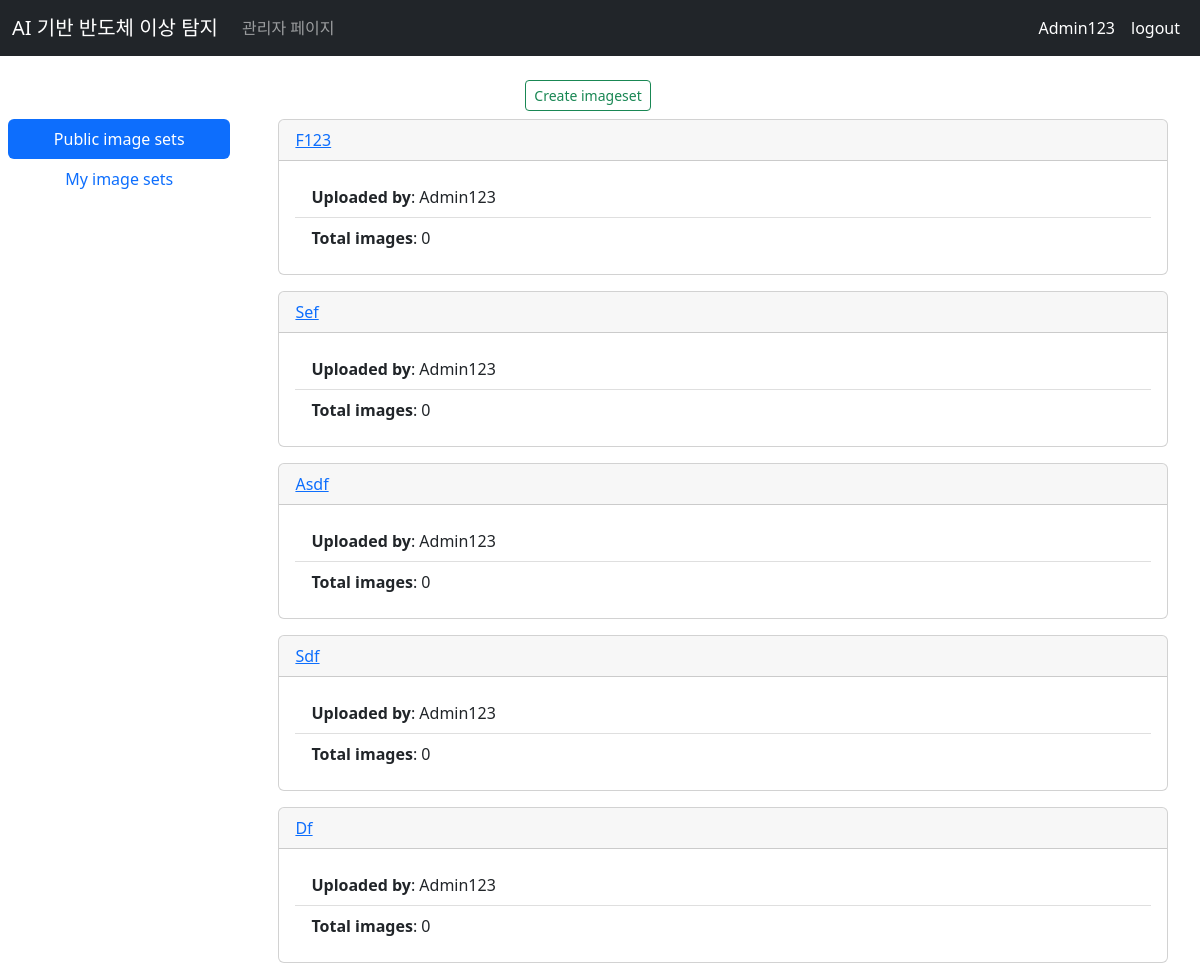
Before: /images/image_set_list/ (signed in, upper part) with the older database file.
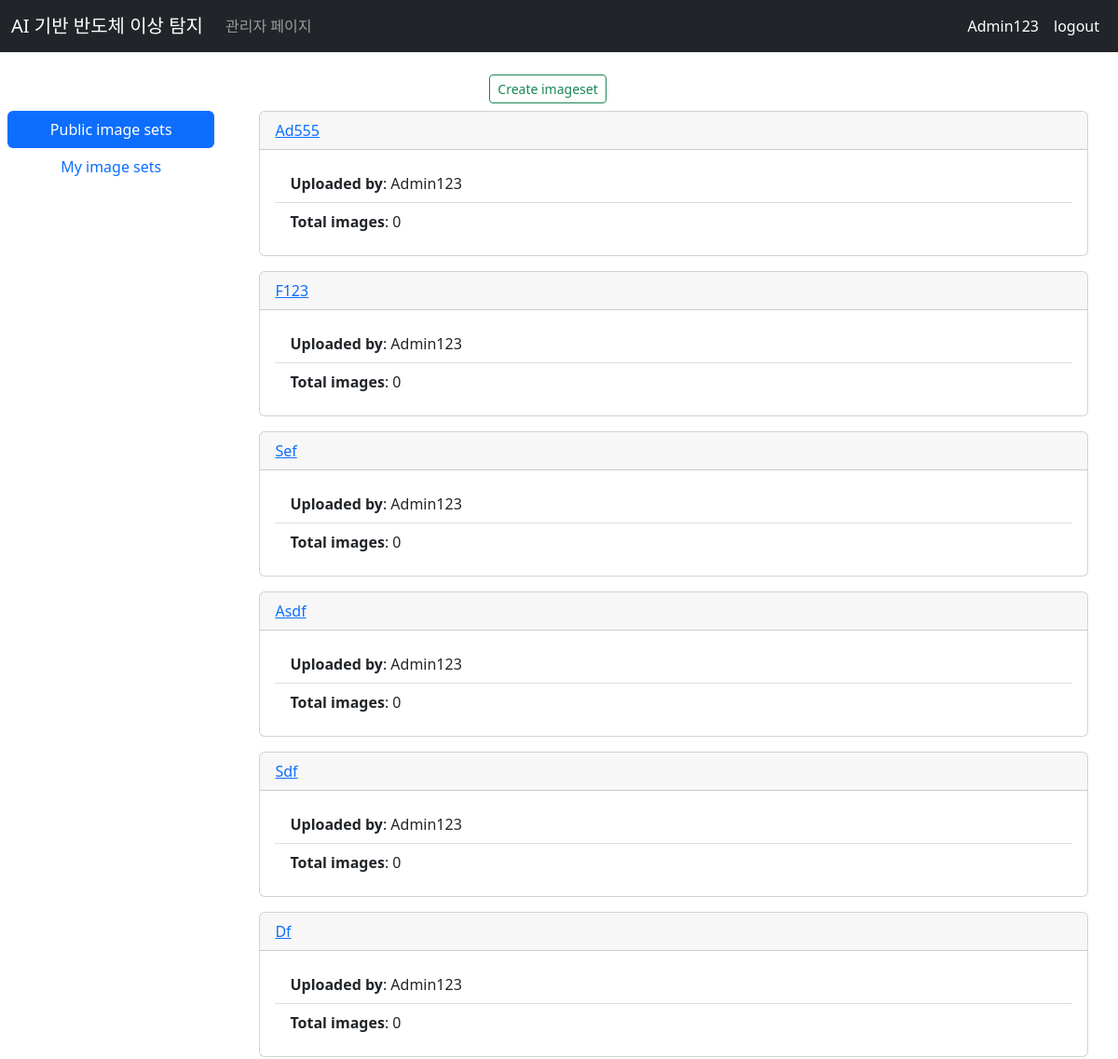
After: the same page with the newer database file.
### apps/users/models.py (models this page shows)
class CustomUser(AbstractUser):
    age = models.PositiveIntegerField(null=True, blank=True)
    gender = models.CharField(
        choices=Organization.choices, max_length=10)

### apps/images/models.py (models this page shows, shortened)
class ImageSet(CreationModificationDateBase):
    name = models.CharField(max_length=100,
                            help_text="eg. Delhi-trip, Tajmahal, flowers"
                            )
    description = models.TextField()
    user = models.ForeignKey(settings.AUTH_USER_MODEL,
                             related_name='imagesets',
                             on_delete=models.CASCADE
                             )
    dirpath = models.CharField(max_length=150, null=True, blank=True)
    public = models.BooleanField(default=False)
    class Meta:
        constraints = [models.UniqueConstraint(
            fields=['user', 'name'],
            name='unique_imageset_by_user')]
    def __str__(self):
        return f'{self.name.capitalize()}'

### apps/images/views.py (the view)
# urls.py: path('image_set_list/', views.ImageSetListView.as_view(),
class ImageSetListView(LoginRequiredMixin, ListView):
    model = ImageSet
    context_object_name = 'imagesets'
    paginate_by: int = 10
    def get_queryset(self):
        return super().get_queryset().filter(user=self.request.user)
    def get_context_data(self, **kwargs):
        context = super().get_context_data(**kwargs)
        public_imagesets = ImageSet.objects.filter(
            public=True).order_by('-created')
        user_imagesets = ImageSet.objects.filter(
            user=self.request.user).order_by('-created')
        context["public_imagesets"] = public_imagesets
        context["user_imagesets"] = user_imagesets
        return context

### apps/images/templates/images/imageset_list.html (shortened to what this page needs)
{% extends 'base.html' %}
{% load static crispy_forms_tags %}
{% block content %}
    <div class="row">
        <div class="d-flex justify-content-center mb-2">
            <a class="btn btn-sm btn-outline-success mx-1" type="button" href="{% url 'images:imageset_create_url' %}">Create imageset</a>
        </div>
        <div class="d-flex align-items-start">
            <div style="width:20%" class="nav flex-column nav-pills me-5" id="v-pills-tab" role="tablist" aria-orientation="vertical">
                <button class="nav-link active" id="v-pills-public-tab" data-bs-toggle="pill" data-bs-target="#v-pills-public" type="button" role="tab" aria-controls="v-pills-public" aria-selected="true">Public image sets</button>
                <button class="nav-link" id="v-pills-user-tab" data-bs-toggle="pill" data-bs-target="#v-pills-user" type="button" role="tab" aria-controls="v-pills-user" aria-selected="false">My image sets</button>
            </div>
            <div class="tab-content" id="v-pills-tabContent" style="width:80%">
                <div class="tab-pane fade show active" id="v-pills-public" role="tabpanel" aria-labelledby="v-pills-public-tab" tabindex="0">
                    {% for imgset in public_imagesets %}
                        <div class="card mb-3">
                            <div class="card-header">
                                <a href="{% url 'images:imageset_detail_url' imgset.id %}">{{ imgset }}</a>
                            </div>
                            <div class="card-body">
                                <ul class="list-group list-group-flush">
                                    <li class="list-group-item"><b>Uploaded by</b>: {{ imgset.user|capfirst }}</li>
                                    <li class="list-group-item"><b>Total images</b>: {{ imgset.images.count }}</li>
                                </ul>
                            </div>
                        </div>
                    {% empty %}
                        <div class="card">
                            <div class="card-header">
                                No public imageset created Yet!
                            </div>
                        </div>
                    {% endfor %}
                </div>
            </div>
        </div>
    </div>
{% endblock content %}

### templates/base.html (shortened to what this page needs)
{% load static %}
<!doctype html>
<html lang="en">
<head>
  {% block vendor_css %}
    <link rel="stylesheet" type="text/css" media="all" href="{% static 'css/vendor/bootstrap.min.css' %}" />
    <link href="{% static 'css/ekko-lightbox.css' %}" rel="stylesheet">
  {% endblock vendor_css %}
  {% block site_css %}
    <link rel="stylesheet" type="text/css" media="all" href="{% static 'css/styles/style.css' %}" />
  {% endblock %}
</head>
<body class="{% block body_class %}{% endblock %}">
  {% include 'partials/_nav.html' %}
<div class="fluid-container mx-2">
  <div class="row">
    {% block content %}{% endblock %}
  </div>
</div>
</body>
</html>

### templates/partials/_nav.html (shortened to what this page needs)
<nav class="navbar navbar-expand-lg navbar-dark bg-dark sticky-top fixed-top mb-4">
    <div class="container-fluid">
      <a class="navbar-brand" href="{% url 'home_url' %}">AI 기반 반도체 이상 탐지</a>
      <div class="collapse navbar-collapse" id="navbarSupportedContent">
        <ul class="navbar-nav me-auto mb-2 mb-lg-0">
           <li class="nav-item">
            <a class="nav-link" href="/admin">관리자 페이지</a>
          </li>
        </ul>
        <div class="d-flex">
          <ul class="navbar-nav me-auto mb-2 mb-lg-0">
          {% if user.is_authenticated %}
            <li class="nav-item">
              <a class="nav-link active" href="#">{{ request.user|capfirst }}</a>
            </li>
            <li class="nav-item">
              <a class="nav-link active" href="{% url 'users:logout' %}">logout</a>
            </li>
          {% endif %}
          </ul>
        </div>
      </div>
    </div>
  </nav>

### templates/partials/_scripts.html (shortened to what this page needs)
{% load static %}

### static/css/styles/style.css (style rules this page uses)
.show { display: block; }

Changed rows visible on the page:
added ImageSet: name "Ad555", user "Admin123", images.count "0"
